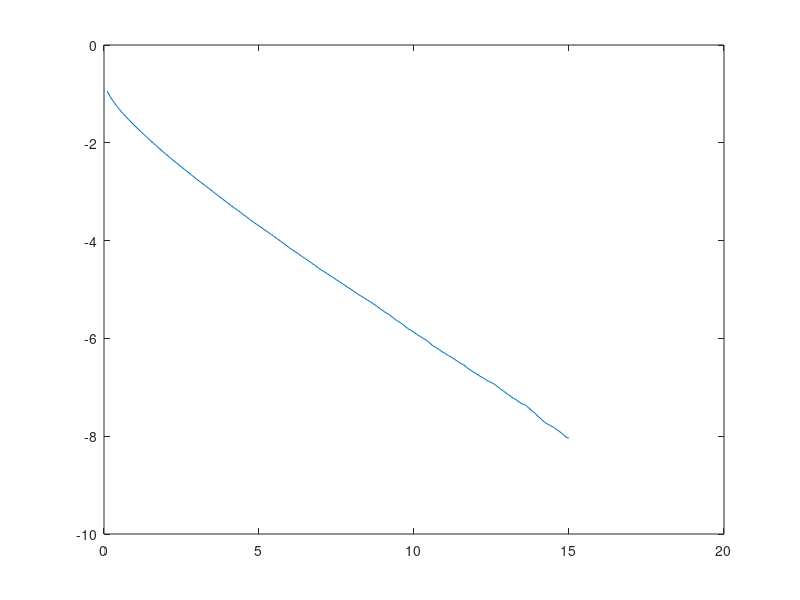

Source code (MATLAB):
clear
nmsg = 500000;
nrcv = 3;
m = rand(nmsg, 1);
p0 = 0.5;
p1 = 1 - p0;
m(m < p0) = 0;
m(m >= p0) = 1;
mu = [0 0 0];
rho = [1 0.4 0.3; 0.4 1 0.4; 0.3 0.4 1];
sigma = [1 0 0; 0 2 0; 0 0 4];
for i = 1:nrcv
    for j = 1:nrcv
        if i ~= j
            sigma(i, j) = rho(i, j) * sqrt(sigma(i, i)) * sqrt(sigma(j, j));
        end
    end
end
w = 2 * (rho(1,2)^2 + rho(1,3)^2 + rho(2,3)^2 - 2*rho(1,2)*rho(1,3)*rho(2,3) - 1);
a = [rho(2,3)^2-1, rho(1,3)^2-1, rho(1,2)^2-1, rho(1,2)-rho(1,3)*rho(2,3), rho(1,3)-rho(1,2)*rho(2,3), rho(2,3) - rho(1,2)*rho(1,3)];
N = mvnrnd(mu, sigma, nmsg);
E = 0.1:0.1:15;
s = zeros(nmsg, 1);
R = zeros(nmsg, nrcv);
m_hat = zeros(nmsg, 1);
pe = zeros(1, 150);
for i = 1:150
    s(m == 0) = sqrt(E(i));
    s(m == 1) = -sqrt(E(i));
    s = repmat(s(:,1),1,3);
    R = N + s;
    R = R';
    thresh = -0.25 * w * log(p0/p1) / sqrt(E(i));
    r1 = R(1,:);
    r2 = R(2,:);
    r3 = R(3,:);
    likely = r1*a(1) + r2*a(2) + r3*a(3) + (r1+r2)*a(4) + (r1+r3)*a(5) + (r2+r3)*a(6);
    m_hat(likely >= thresh) = 1;
    m_hat(likely < thresh) = 0;
    pe(i) = (length(find(m ~= m_hat))/nmsg);
end

plot(E,log(pe),'DisplayName','H-E');
hold off;
